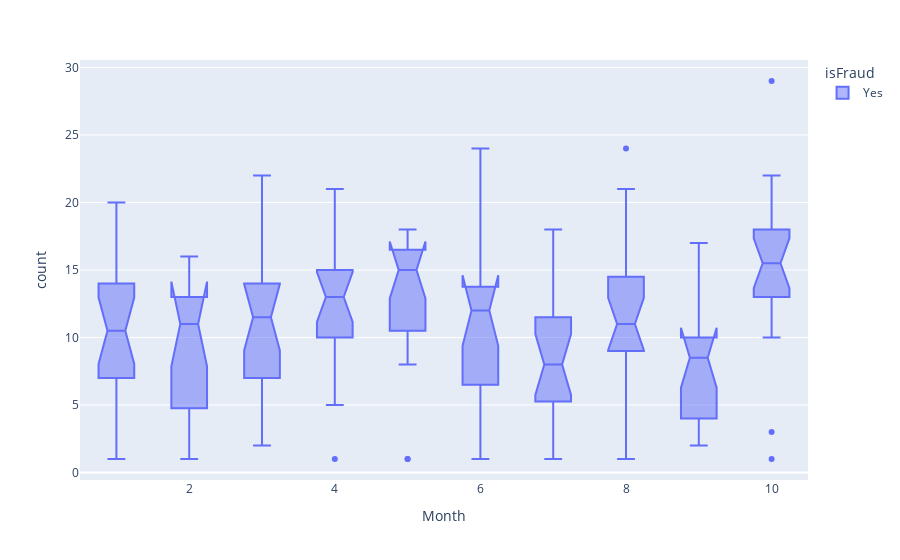

Here is the notebook cell this chart was saved with:
### Code cell
fig = px.box(fraud, x="Month", y="count", color="isFraud", notched=True)
fig.show()

### Figure 1 — Plotly figure (JSON) as saved in the notebook; plotly's stock layout.template omitted (floating-point values rounded to 4 significant figures; data arrays with more than 128 entries replaced by an {"elided": "..."} marker saying what was removed)
{"data": [{"alignmentgroup": "True", "hovertemplate": "isFraud=Yes<br>Month=%{x}<br>count=%{y}<extra></extra>", "legendgroup": "Yes", "marker": {"color": "#636efa"}, "name": "Yes", "notched": true, "offsetgroup": "Yes", "orientation": "v", "showlegend": true, "type": "box", "x": {"elided": "189 int values"}, "x0": " ", "xaxis": "x", "y": {"elided": "189 int values"}, "y0": " ", "yaxis": "y"}], "layout": {"autosize": true, "boxmode": "group", "legend": {"title": {"text": "isFraud"}, "tracegroupgap": 0}, "margin": {"t": 60}, "xaxis": {"anchor": "y", "autorange": true, "domain": [0, 1], "range": [0.5, 10.5], "title": {"text": "Month"}, "type": "linear"}, "yaxis": {"anchor": "x", "autorange": true, "domain": [0, 1], "range": [-0.5556, 30.56], "title": {"text": "count"}, "type": "linear"}}}
